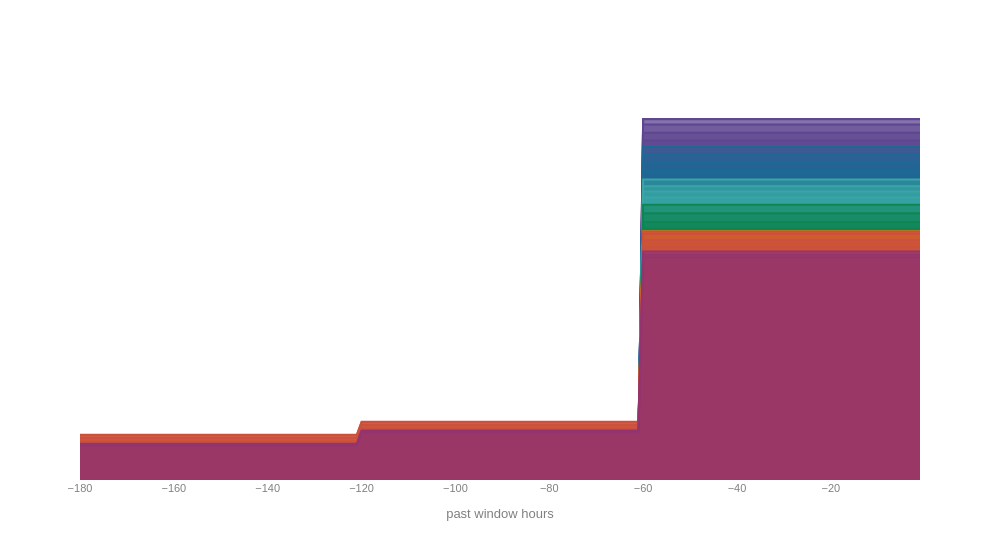

Notebook source saved alongside this figure:
### Code cell
m=1
fig = go.Figure()
fig.update_layout(
    plot_bgcolor='white',
    paper_bgcolor='white',
    font=dict(size=11,color='gray'),
    font_family='Helvetica',
    width=1000
)
x = list(range(-180, 1, 1))
for t in range(0,36,m):
    color_index =  int((t-1)/4)
    load_explain = np.concatenate([np.ones(60) * past_load_zoom_1_model[1][0][t]/60, 
                              np.ones(60) * past_load_zoom_1_model[1][1][t]/60,
                              np.ones(60) * past_load_zoom_1_model[1][2][t]/60]
                                 )
    fig.add_trace(go.Line(x=x, y=load_explain,
                    fill='tozeroy',
                    line=dict(color=rgb_to_rgba(px.colors.qualitative.Prism[color_index],1)),
                    name='h: ' + str(t+1)))
    fig.update_yaxes(showticklabels=False)
    fig.update_xaxes(title_text='past window hours')
    fig.update_traces(showlegend=False)
fig.show()

### Figure 1 — Plotly figure (JSON) as saved in the notebook; plotly's stock layout.template omitted (floating-point values rounded to 4 significant figures; data arrays with more than 128 entries replaced by an {"elided": "..."} marker saying what was removed)
{"data": [{"fill": "tozeroy", "line": {"color": "rgba(95, 70, 144, 1)"}, "name": "h: 1", "showlegend": false, "type": "scatter", "x": {"elided": "181 int values"}, "y": {"elided": "180 float values"}}, {"fill": "tozeroy", "line": {"color": "rgba(95, 70, 144, 1)"}, "name": "h: 2", "showlegend": false, "type": "scatter", "x": {"elided": "181 int values"}, "y": {"elided": "180 float values"}}, {"fill": "tozeroy", "line": {"color": "rgba(95, 70, 144, 1)"}, "name": "h: 3", "showlegend": false, "type": "scatter", "x": {"elided": "181 int values"}, "y": {"elided": "180 float values"}}, {"fill": "tozeroy", "line": {"color": "rgba(95, 70, 144, 1)"}, "name": "h: 4", "showlegend": false, "type": "scatter", "x": {"elided": "181 int values"}, "y": {"elided": "180 float values"}}, {"fill": "tozeroy", "line": {"color": "rgba(95, 70, 144, 1)"}, "name": "h: 5", "showlegend": false, "type": "scatter", "x": {"elided": "181 int values"}, "y": {"elided": "180 float values"}}, {"fill": "tozeroy", "line": {"color": "rgba(29, 105, 150, 1)"}, "name": "h: 6", "showlegend": false, "type": "scatter", "x": {"elided": "181 int values"}, "y": {"elided": "180 float values"}}, {"fill": "tozeroy", "line": {"color": "rgba(29, 105, 150, 1)"}, "name": "h: 7", "showlegend": false, "type": "scatter", "x": {"elided": "181 int values"}, "y": {"elided": "180 float values"}}, {"fill": "tozeroy", "line": {"color": "rgba(29, 105, 150, 1)"}, "name": "h: 8", "showlegend": false, "type": "scatter", "x": {"elided": "181 int values"}, "y": {"elided": "180 float values"}}, {"fill": "tozeroy", "line": {"color": "rgba(29, 105, 150, 1)"}, "name": "h: 9", "showlegend": false, "type": "scatter", "x": {"elided": "181 int values"}, "y": {"elided": "180 float values"}}, {"fill": "tozeroy", "line": {"color": "rgba(56, 166, 165, 1)"}, "name": "h: 10", "showlegend": false, "type": "scatter", "x": {"elided": "181 int values"}, "y": {"elided": "180 float values"}}, {"fill": "tozeroy", "line": {"color": "rgba(56, 166, 165, 1)"}, "name": "h: 11", "showlegend": false, "type": "scatter", "x": {"elided": "181 int values"}, "y": {"elided": "180 float values"}}, {"fill": "tozeroy", "line": {"color": "rgba(56, 166, 165, 1)"}, "name": "h: 12", "showlegend": false, "type": "scatter", "x": {"elided": "181 int values"}, "y": {"elided": "180 float values"}}, {"fill": "tozeroy", "line": {"color": "rgba(56, 166, 165, 1)"}, "name": "h: 13", "showlegend": false, "type": "scatter", "x": {"elided": "181 int values"}, "y": {"elided": "180 float values"}}, {"fill": "tozeroy", "line": {"color": "rgba(15, 133, 84, 1)"}, "name": "h: 14", "showlegend": false, "type": "scatter", "x": {"elided": "181 int values"}, "y": {"elided": "180 float values"}}, {"fill": "tozeroy", "line": {"color": "rgba(15, 133, 84, 1)"}, "name": "h: 15", "showlegend": false, "type": "scatter", "x": {"elided": "181 int values"}, "y": {"elided": "180 float values"}}, {"fill": "tozeroy", "line": {"color": "rgba(15, 133, 84, 1)"}, "name": "h: 16", "showlegend": false, "type": "scatter", "x": {"elided": "181 int values"}, "y": {"elided": "180 float values"}}, {"fill": "tozeroy", "line": {"color": "rgba(15, 133, 84, 1)"}, "name": "h: 17", "showlegend": false, "type": "scatter", "x": {"elided": "181 int values"}, "y": {"elided": "180 float values"}}, {"fill": "tozeroy", "line": {"color": "rgba(115, 175, 72, 1)"}, "name": "h: 18", "showlegend": false, "type": "scatter", "x": {"elided": "181 int values"}, "y": {"elided": "180 float values"}}, {"fill": "tozeroy", "line": {"color": "rgba(115, 175, 72, 1)"}, "name": "h: 19", "showlegend": false, "type": "scatter", "x": {"elided": "181 int values"}, "y": {"elided": "180 float values"}}, {"fill": "tozeroy", "line": {"color": "rgba(115, 175, 72, 1)"}, "name": "h: 20", "showlegend": false, "type": "scatter", "x": {"elided": "181 int values"}, "y": {"elided": "180 float values"}}, {"fill": "tozeroy", "line": {"color": "rgba(115, 175, 72, 1)"}, "name": "h: 21", "showlegend": false, "type": "scatter", "x": {"elided": "181 int values"}, "y": {"elided": "180 float values"}}, {"fill": "tozeroy", "line": {"color": "rgba(237, 173, 8, 1)"}, "name": "h: 22", "showlegend": false, "type": "scatter", "x": {"elided": "181 int values"}, "y": {"elided": "180 float values"}}, {"fill": "tozeroy", "line": {"color": "rgba(237, 173, 8, 1)"}, "name": "h: 23", "showlegend": false, "type": "scatter", "x": {"elided": "181 int values"}, "y": {"elided": "180 float values"}}, {"fill": "tozeroy", "line": {"color": "rgba(237, 173, 8, 1)"}, "name": "h: 24", "showlegend": false, "type": "scatter", "x": {"elided": "181 int values"}, "y": {"elided": "180 float values"}}, {"fill": "tozeroy", "line": {"color": "rgba(237, 173, 8, 1)"}, "name": "h: 25", "showlegend": false, "type": "scatter", "x": {"elided": "181 int values"}, "y": {"elided": "180 float values"}}, {"fill": "tozeroy", "line": {"color": "rgba(225, 124, 5, 1)"}, "name": "h: 26", "showlegend": false, "type": "scatter", "x": {"elided": "181 int values"}, "y": {"elided": "180 float values"}}, {"fill": "tozeroy", "line": {"color": "rgba(225, 124, 5, 1)"}, "name": "h: 27", "showlegend": false, "type": "scatter", "x": {"elided": "181 int values"}, "y": {"elided": "180 float values"}}, {"fill": "tozeroy", "line": {"color": "rgba(225, 124, 5, 1)"}, "name": "h: 28", "showlegend": false, "type": "scatter", "x": {"elided": "181 int values"}, "y": {"elided": "180 float values"}}, {"fill": "tozeroy", "line": {"color": "rgba(225, 124, 5, 1)"}, "name": "h: 29", "showlegend": false, "type": "scatter", "x": {"elided": "181 int values"}, "y": {"elided": "180 float values"}}, {"fill": "tozeroy", "line": {"color": "rgba(204, 80, 62, 1)"}, "name": "h: 30", "showlegend": false, "type": "scatter", "x": {"elided": "181 int values"}, "y": {"elided": "180 float values"}}, {"fill": "tozeroy", "line": {"color": "rgba(204, 80, 62, 1)"}, "name": "h: 31", "showlegend": false, "type": "scatter", "x": {"elided": "181 int values"}, "y": {"elided": "180 float values"}}, {"fill": "tozeroy", "line": {"color": "rgba(204, 80, 62, 1)"}, "name": "h: 32", "showlegend": false, "type": "scatter", "x": {"elided": "181 int values"}, "y": {"elided": "180 float values"}}, {"fill": "tozeroy", "line": {"color": "rgba(204, 80, 62, 1)"}, "name": "h: 33", "showlegend": false, "type": "scatter", "x": {"elided": "181 int values"}, "y": {"elided": "180 float values"}}, {"fill": "tozeroy", "line": {"color": "rgba(148, 52, 110, 1)"}, "name": "h: 34", "showlegend": false, "type": "scatter", "x": {"elided": "181 int values"}, "y": {"elided": "180 float values"}}, {"fill": "tozeroy", "line": {"color": "rgba(148, 52, 110, 1)"}, "name": "h: 35", "showlegend": false, "type": "scatter", "x": {"elided": "181 int values"}, "y": {"elided": "180 float values"}}, {"fill": "tozeroy", "line": {"color": "rgba(148, 52, 110, 1)"}, "name": "h: 36", "showlegend": false, "type": "scatter", "x": {"elided": "181 int values"}, "y": {"elided": "180 float values"}}], "layout": {"font": {"color": "gray", "family": "Helvetica", "size": 11}, "paper_bgcolor": "white", "plot_bgcolor": "white", "width": 1000, "xaxis": {"title": {"text": "past window hours"}}, "yaxis": {"showticklabels": false}}}
